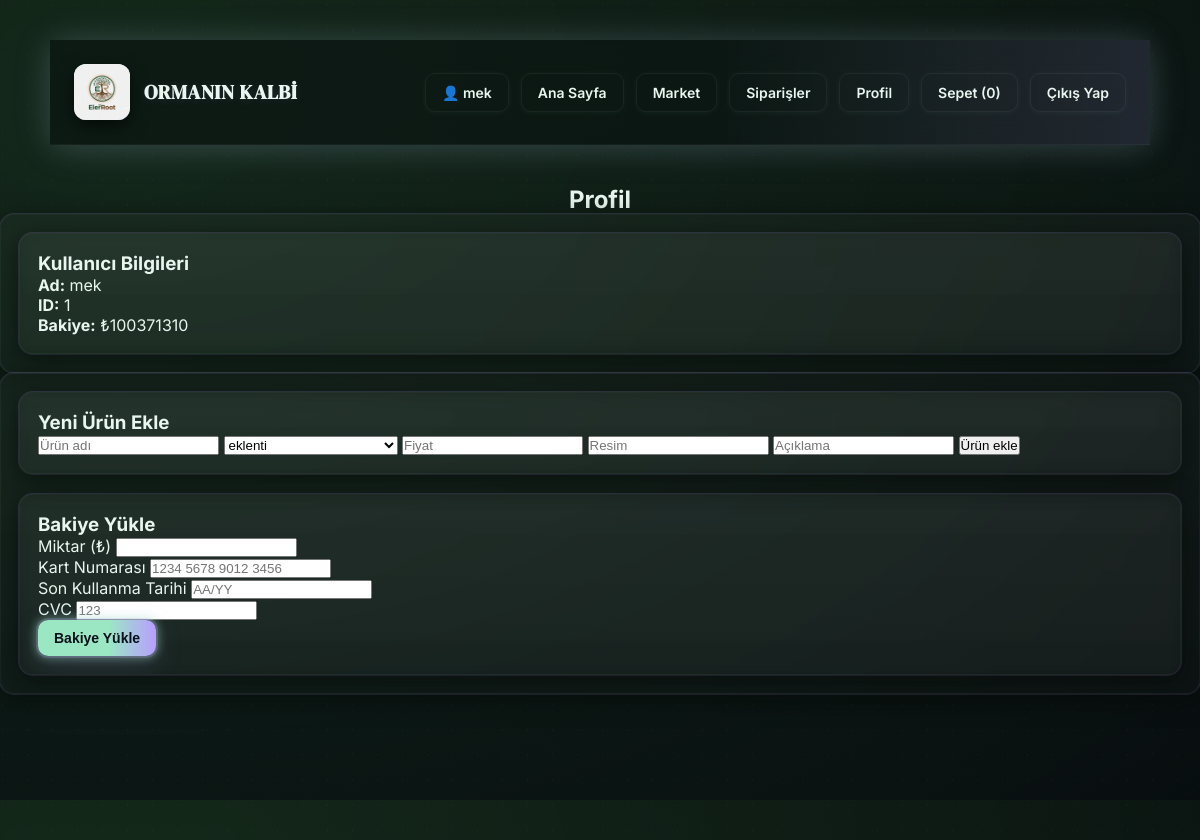
/profile (signed in), run on the app's committed database.
### main.py (models this page shows)
class Kullanici(db.Model):
    __tablename__ = "kullanici"
    id = db.Column(db.Integer, primary_key=True)
    kullanici_adi = db.Column(db.String(50), unique=True, nullable=False)
    email = db.Column(db.String(50), unique=True, nullable=False)
    sifre = db.Column(db.String(255), nullable=False)
    money = db.Column(db.Integer, default=0)
    is_admin = db.Column(db.Boolean, default=False)

### main.py (the view)
@app.route("/profile")
def profile():
    if "user_id" not in session:
        return redirect(url_for("login"))
    user = Kullanici.query.get(session["user_id"])
    turler = UrunTurleri.query.all()
    return render_template("profile.html", user=user, turler=turler)

### templates/profile.html (shortened to what this page needs)
<!doctype html>
<html lang="tr">
<head>
    <link rel="stylesheet" href="../static/css/style.css">
    <div class="scene-particles" aria-hidden="true"></div>
  <header class="header container">
    <div class="brand">
      <div class="logo"><img src="/static/img/logo.png" style="width:100%;height:100%;object-fit:cover;border-radius:12px"></div>
      <h1>ORMANIN KALBİ</h1>
    </div>
    <nav class="nav">
      {% if session.get("user_id") %}
          <span class="btn">👤 {{ session["username"] }}</span>
      {% else %}
          <a class="btn" href="/login">Giriş</a>
          <a class="btn" href="/register">Kayıt Ol</a>
      {% endif %}
      <a class="btn" id="btn-market" href="/">Ana Sayfa</a>
      <a class="btn" id="btn-market" href="/market">Market</a>
      <a class="btn" id="btn-orders" href= "/siparis">Siparişler</a>
      <a class="btn" id="btn-profile" href="/profile" >Profil</a>
      <a class="btn btn--primary" id="btn-cart" href="/siparis">Sepet (0)</a>
      {% if session.get("user_id") %}
          <a class="btn" href="/cikis">Çıkış Yap</a>
      {% endif %}
    </nav>
  </header>
</head>
<body>
<h2 style="text-align:center;margin-top:20px;">Profil</h2>
<div class="card">
    <div class="card">
        <h3>Kullanıcı Bilgileri</h3>
        <p><strong>Ad:</strong> {{ user.kullanici_adi }}</p>
        <p><strong>ID:</strong> {{ user.id }}</p>
        <p><strong>Bakiye:</strong> ₺{{ user.money }}</p>
    </div>
</div>
<div class="card">
    <div class="card" style="margin-bottom:20px;">
        <h3>Yeni Ürün Ekle</h3>
        <form method="post" action="{{ url_for('kullanici_urun_ekle') }}">
            <input type="text" name="urun_adi" placeholder="Ürün adı">
            <select name="urun_turu">
                {% for tur in turler %}
                    <option value="{{ tur.id }}">{{ tur.tur }}</option>
                {% endfor %}
            </select>
            <input type="text" name="fiyat" placeholder="Fiyat">
            <input type="text" name="img" placeholder="Resim">
            <input type="text" name="aciklama" placeholder="Açıklama">
            <button type="submit">Ürün ekle</button>
        </form>
    </div>
    <div class="card">
        <h3>Bakiye Yükle</h3>
        <form method="POST" action="{{ url_for('para_yukle') }}">
            <div class="field">
                <label>Miktar (₺)</label>
                <input type="number" name="miktar" min="1" required>
            </div>
            <div class="field">
                <label>Kart Numarası</label>
                <input type="text" name="kart_no" placeholder="1234 5678 9012 3456" required>
            </div>
            <div class="field">
                <label>Son Kullanma Tarihi</label>
                <input type="text" name="son_kullanim" placeholder="AA/YY" required>
            </div>
            <div class="field">
                <label>CVC</label>
                <input type="text" name="cvc" placeholder="123" required>
            </div>
            <button type="submit" class="btn btn--primary">Bakiye Yükle</button>
        </form>
    </div>
</div>
</body>
</html>

### static/css/style.css (style rules this page uses)
:root { --bg-1: #0b2a1a; --bg-2: #092f2b; --panel: rgba(255,255,255,0.04); --card: rgba(255,255,255,0.04); --glass: rgba(255,255,255,0.06); --accent: #9be7c4; --accent-2: #b89eff; --gold: #f3d48f; --muted: rgba(255,255,255,0.6); --text: #e9f6f0; --glow-green: 0 0 18px 2px #9be7c4, 0 0 40px 8px #b89eff55; --glow-purple: 0 0 16px 2px #b89eff, 0 0 32px 6px #9be7c477; --blur-bg: blur(12px); }
* { box-sizing: border-box; margin: 0; padding: 0; }
html, body { height: 100%; }
body { font-family: 'Inter', 'Segoe UI', Arial, sans-serif; background: radial-gradient(ellipse at 10% 10%, rgba(24,40,26,0.7), rgba(8,12,14,0.95)), linear-gradient(180deg, var(--bg-1), var(--bg-2)); color: var(--text); -webkit-font-smoothing: antialiased; -moz-osx-font-smoothing: grayscale; overflow-y: auto; padding-bottom: 90px; }
.scene-particles { position: fixed; inset: 0; pointer-events: none; z-index: 0; opacity: 0.55; background-image: radial-gradient(circle at 10% 20%, rgba(155,231,179,0.06) 0 1px, transparent 1px), radial-gradient(circle at 80% 80%, rgba(184,158,255,0.035) 0 1px, transparent 1px); background-size: 25px 25px, 40px 40px; mix-blend-mode: screen; }
.header { position: sticky; top: 0; z-index: 40; display: flex; align-items: center; justify-content: space-between; gap: 20px; padding: 18px 28px; margin-bottom: 28px; background: linear-gradient(90deg, rgba(10,20,18,0.66) 60%, rgba(184,158,255,0.13)); border-bottom: 1px solid rgba(255,255,255,0.04); box-shadow: 0 2px 30px 0 rgba(155,231,196,0.05), 0 1px 30px 0 rgba(184,158,255,0.06); backdrop-filter: blur(14px); -webkit-backdrop-filter: blur(14px); box-shadow: 0 2px 40px 0 #b89eff22, 0 2px 30px 0 #9be7c422; }
.brand { display: flex; align-items: center; gap: 14px; }
.logo { width: 56px; height: 56px; border-radius: 12px; background: linear-gradient(135deg, var(--accent), var(--accent-2)); box-shadow: 0 6px 18px rgba(0,0,0,0.6), 0 0 18px rgba(184,158,255,0.15) inset; display: flex; align-items: center; justify-content: center; font-family: 'DM Serif Display'; font-size: 22px; color: #07201a; font-weight: 700; }
.brand h1 { font-family: 'DM Serif Display'; font-size: 20px; letter-spacing: 0.6px; text-shadow: 0 1px 10px #b89eff22; }
.nav { display: flex; gap: 12px; align-items: center; }
.nav a, .btn { color: var(--text); text-decoration: none; padding: 10px 16px; border-radius: 10px; background: transparent; border: 1px solid rgba(255,255,255,0.06); font-weight: 600; font-size: 14px; cursor: pointer; transition: all .18s cubic-bezier(.51,.9,.33,1.25); box-shadow: 0 1px 6px rgba(155,231,196,0.06); position: relative; overflow: hidden; }
.btn--primary { background: linear-gradient(90deg, var(--accent) 60%, var(--accent-2) 100%); color: #071019; border: none; font-weight: 700; box-shadow: 0 8px 30px rgba(184,158,255,0.16), 0 0 0 2px #b89eff33, 0 0 10px 2px #9be7c477; position: relative; transition: box-shadow .22s cubic-bezier(.51,.9,.33,1.25), transform .18s; }
.container { max-width: 1100px; margin: 40px auto; padding: 24px; position: relative; z-index: 2; }
.card { background: linear-gradient(180deg, rgba(255,255,255,0.03), rgba(255,255,255,0.02)); border-radius: 14px; padding: 18px; box-shadow: 0 6px 24px rgba(3,6,4,0.6), 0 0 0 1px #b89eff33; border: 1px solid rgba(255,255,255,0.03); backdrop-filter: blur(8px); position: relative; overflow: hidden; transition: box-shadow .19s cubic-bezier(.51,.9,.33,1.25); }

### data on the page
Kullanici: username "mek", kullanici_adi "mek", id "1", money "100371310"

### other printed values
form field urun_turu "eklenti"
